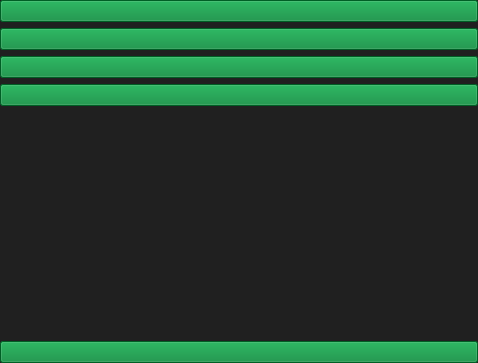
<?xml version="1.0" encoding="UTF-8"?>
<ui version="4.0">
 <class>Form</class>
 <widget class="QWidget" name="Form">
  <property name="geometry">
   <rect>
    <x>0</x>
    <y>0</y>
    <width>478</width>
    <height>363</height>
   </rect>
  </property>
  <property name="sizePolicy">
   <sizepolicy hsizetype="Preferred" vsizetype="Preferred">
    <horstretch>0</horstretch>
    <verstretch>0</verstretch>
   </sizepolicy>
  </property>
  <property name="windowTitle">
   <string>Form</string>
  </property>
  <property name="styleSheet">
   <string notr="true">color: rgb(255, 255, 255);
background-color: rgb(32, 32, 32);</string>
  </property>
  <layout class="QVBoxLayout" name="verticalLayout">
   <property name="leftMargin">
    <number>0</number>
   </property>
   <property name="topMargin">
    <number>0</number>
   </property>
   <property name="rightMargin">
    <number>0</number>
   </property>
   <property name="bottomMargin">
    <number>0</number>
   </property>
   <item>
    <widget class="QPushButton" name="btn_mylist">
     <property name="sizePolicy">
      <sizepolicy hsizetype="Minimum" vsizetype="Minimum">
       <horstretch>0</horstretch>
       <verstretch>0</verstretch>
      </sizepolicy>
     </property>
     <property name="styleSheet">
      <string notr="true">background-color: rgb(0, 133, 52);
color: rgb(255, 255, 255);</string>
     </property>
     <property name="text">
      <string/>
     </property>
     <property name="icon">
      <iconset>
       <normalon>images/library.png</normalon>
      </iconset>
     </property>
     <property name="iconSize">
      <size>
       <width>40</width>
       <height>40</height>
      </size>
     </property>
    </widget>
   </item>
   <item>
    <widget class="QPushButton" name="btn_main">
     <property name="sizePolicy">
      <sizepolicy hsizetype="Minimum" vsizetype="Minimum">
       <horstretch>0</horstretch>
       <verstretch>0</verstretch>
      </sizepolicy>
     </property>
     <property name="styleSheet">
      <string notr="true">background-color: rgb(0, 133, 52);
color: rgb(255, 255, 255);</string>
     </property>
     <property name="text">
      <string/>
     </property>
     <property name="icon">
      <iconset>
       <normalon>images/main.png</normalon>
      </iconset>
     </property>
     <property name="iconSize">
      <size>
       <width>40</width>
       <height>40</height>
      </size>
     </property>
    </widget>
   </item>
   <item>
    <widget class="QPushButton" name="btn_shikimori">
     <property name="sizePolicy">
      <sizepolicy hsizetype="Minimum" vsizetype="Minimum">
       <horstretch>0</horstretch>
       <verstretch>0</verstretch>
      </sizepolicy>
     </property>
     <property name="styleSheet">
      <string notr="true">background-color: rgb(0, 133, 52);
color: rgb(255, 255, 255);</string>
     </property>
     <property name="text">
      <string/>
     </property>
     <property name="icon">
      <iconset>
       <normalon>images/shikimori.png</normalon>
      </iconset>
     </property>
     <property name="iconSize">
      <size>
       <width>40</width>
       <height>40</height>
      </size>
     </property>
    </widget>
   </item>
   <item>
    <widget class="QPushButton" name="btn_history">
     <property name="sizePolicy">
      <sizepolicy hsizetype="Minimum" vsizetype="Minimum">
       <horstretch>0</horstretch>
       <verstretch>0</verstretch>
      </sizepolicy>
     </property>
     <property name="styleSheet">
      <string notr="true">background-color: rgb(0, 133, 52);
color: rgb(255, 255, 255);</string>
     </property>
     <property name="text">
      <string/>
     </property>
     <property name="icon">
      <iconset>
       <normalon>images/history.png</normalon>
      </iconset>
     </property>
     <property name="iconSize">
      <size>
       <width>40</width>
       <height>40</height>
      </size>
     </property>
     <property name="autoExclusive">
      <bool>false</bool>
     </property>
     <property name="autoDefault">
      <bool>false</bool>
     </property>
    </widget>
   </item>
   <item>
    <spacer name="verticalSpacer_2">
     <property name="orientation">
      <enum>Qt::Vertical</enum>
     </property>
     <property name="sizeType">
      <enum>QSizePolicy::Expanding</enum>
     </property>
     <property name="sizeHint" stdset="0">
      <size>
       <width>18</width>
       <height>168</height>
      </size>
     </property>
    </spacer>
   </item>
   <item>
    <widget class="QPushButton" name="btn_settings">
     <property name="sizePolicy">
      <sizepolicy hsizetype="Minimum" vsizetype="Minimum">
       <horstretch>0</horstretch>
       <verstretch>0</verstretch>
      </sizepolicy>
     </property>
     <property name="styleSheet">
      <string notr="true">background-color: rgb(0, 133, 52);
color: rgb(255, 255, 255);</string>
     </property>
     <property name="text">
      <string/>
     </property>
     <property name="iconSize">
      <size>
       <width>40</width>
       <height>40</height>
      </size>
     </property>
    </widget>
   </item>
  </layout>
 </widget>
 <resources/>
 <connections/>
</ui>
